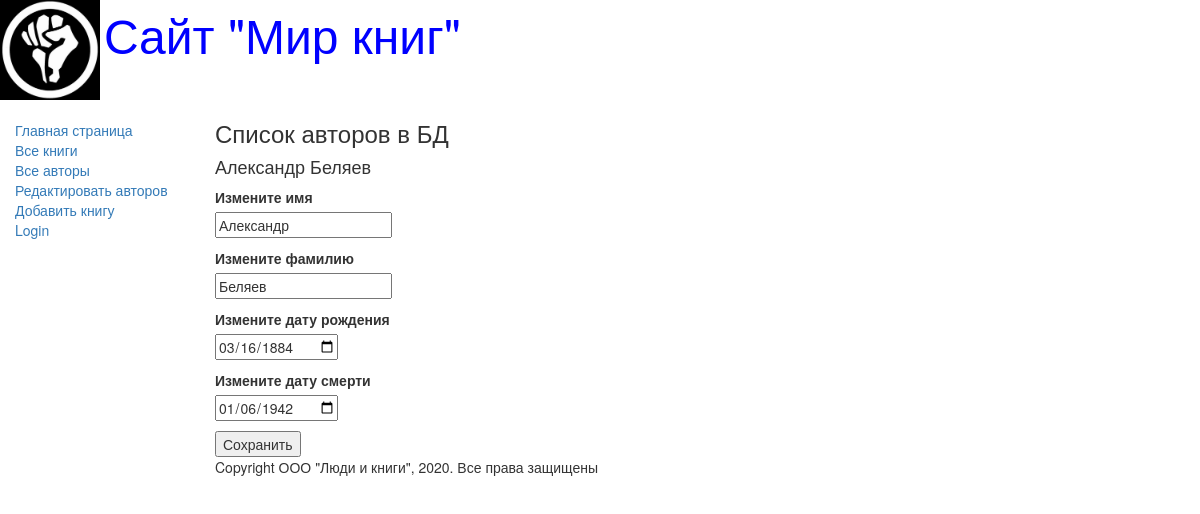
Screenshot of /edit1/1/ with the database file from the repository.
### catalog/models.py (models this page shows, shortened)
class Author(models.Model):
    first_name = models.CharField(max_length=100,
                            help_text='Введите имя автора',
                            verbose_name='Имя автора')
    last_name = models.CharField(max_length=100,
                            help_text='Введите фамилию автора',
                            verbose_name='Фамилия автора')
    date_of_birth = models.DateField(
                            help_text='Введите дату рождения',
                            verbose_name='Дата рождения',
                            null=True, blank=True)
    date_of_death = models.DateField(
                            help_text='Введите дату смерти',
                            verbose_name='Дата смерти',
                            null=True, blank=True)

### catalog/views.py (the view)
# urls.py: path('edit1/<int:id>/', views.edit1, name='edit1'),
def edit1(request, id):
    author = Author.objects.get(id=id)
    if request.method == 'POST':
        author.first_name = request.POST.get('first_name')
        author.last_name = request.POST.get('last_name')
        author.date_of_birth = request.POST.get('date_of_birth')
        author.date_of_death = request.POST.get('date_of_death')
        author.save()
        return HttpResponseRedirect('/authors_add/')
    else:
        return render(request, 'edit1.html', {'author': author})

### catalog/templates/edit1.html (shortened to what this page needs)
{% extends 'base_generic.html' %}
{% block content %}
    <h3>Список авторов в БД</h3>
    <h4>{{author.first_name}} {{author.last_name}}</h4>
    <form method="post">
        <p>
            <label>Измените имя</label><br>
            <input type="text" name="first_name" value="{{author.first_name}}" />
        </p>
        <p>
            <label>Измените фамилию</label><br>
            <input type="text" name="last_nam" value="{{author.last_name}}" />
        </p>
        <p>
            <label>Измените дату рождения</label><br>
            <input type="date" name="date_of_birth" value="{{author.date_of_birth|date:'Y-m-d'}}" />
        </p>
        <p>
            <label>Измените дату смерти</label><br>
            <input type="date" name="date_of_death" value="{{author.date_of_death|date:'Y-m-d'}}" />
        </p>
        <input type="submit" value="Сохранить">
    </form>
{% endblock content %}

### rows the page displays
Author: first_name "Александр", last_name "Беляев", last_nam "Беляев", date_of_birth "03/16/1884", date_of_death "01/06/1942"
